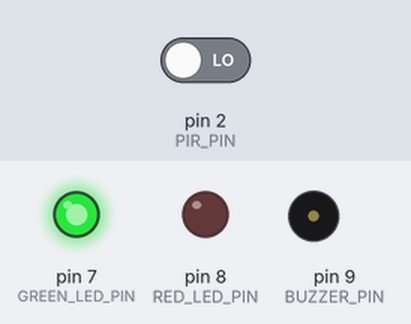
Recording of a sketch running on a simulated Arduino Uno, built with avr-gcc and run on an emulated ATmega328P. On the bench: output pins drawn as LEDs (lit = HIGH), buzzer (waves = sounding). Dashed ring = blinking. The inputs (shaded band) are chosen by the test bench; at power-on: pin 2 (PIR_PIN) LOW. What the sketch prints to the serial monitor is not drawn.

Above: at 6.3 s.
6.4 s: pin 2 (PIR_PIN) driven HIGH
At 6.48 s:
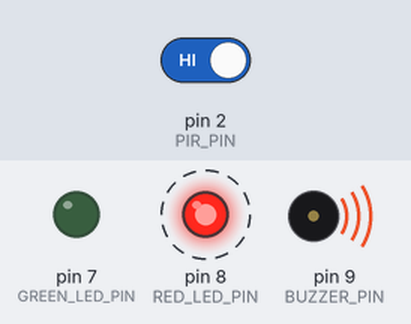
9.4 s: pin 2 (PIR_PIN) driven LOW
At 9.49 s:
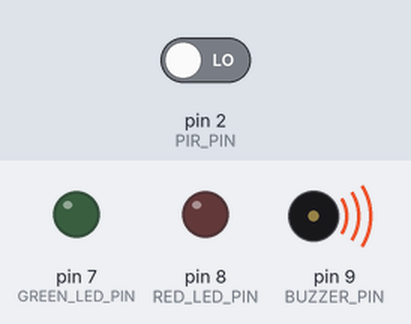
Timing chart, 0 to 12.4 s (numbered marks = the images above; inputs shaded):
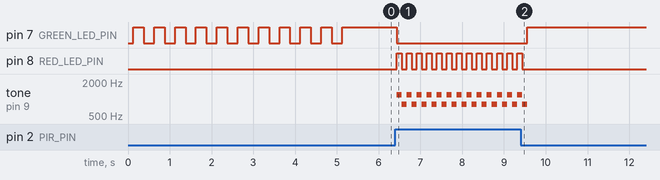

The sketch:

Sinif_9_PIR_Guvenlik_Alarmi.ino
```cpp
/* ==============================================================================
 * PROJE ADI: 9. Sınıf - PIR Hareket Sensörlü Güvenlik Alarm Sistemi
 * HEDEF SEVİYE: 9. Sınıf (14-15 Yaş / Lise Başlangıç - Güvenlik & Otomasyon Sistemleri)
 *
 * PROJENİN AMACI VE ÇALIŞMA MANTIĞI:
 * Bu projede öğrenciler, ev ve iş yeri güvenlik sistemlerinde kullanılan pasif kızılötesi
 * (PIR - Passive Infrared) teknolojisinin fiziğini ve dijital alarm mantığını öğrenirler.
 * Canlıların yaydığı vücut ısısı (kızılötesi ışınım) dalgalanmaları tespit edilerek
 * çok kanallı görsel ve işitsel bir güvenlik alarmı tetiklenir.
 *
 * ÇALIŞMA MANTIĞI:
 * 1. HC-SR501 PIR sensörü, Fresnel merceği sayesinde ortamdaki ani kızılötesi ısı
 *    değişimlerini odaklar ve hareket algıladığında OUT pinine 3.3V (HIGH) verir.
 * 2. Arduino'nun 2 numaralı pini bu dijital sinyali dinler.
 * 3. Bekleme Modu (Güvenli): Yeşil durum LED'i yanar, ortam koruma altındadır.
 * 4. Alarm Modu (Tehlike): Hareket algılandığında yeşil LED söner, kırmızı flaşör LED'i
 *    yanıp söner, buzzer çift tonlu polis sireni üretir ve seri porta güvenlik uyarısı loglanır.
 * 5. Hareket sonlandığında sistem otomatik olarak güvenli moda geri döner.
 *
 * GEREKLİ DEVRE ELEMANLARI LİSTESİ:
 * - 1 x Arduino Uno R3
 * - 1 x Breadboard
 * - 1 x HC-SR501 PIR Hareket Sensörü
 * - 1 x Pasif / Aktif Buzzer
 * - 1 x 5mm Kırmızı LED (Alarm Lambası)
 * - 1 x 5mm Yeşil LED (Durum Lambası)
 * - 2 x 220 Ohm Direnç
 * - 8 x Erkek-Erkek / Dişi-Erkek Jumper Kablo
 * - 1 x USB Tip-B Kablo
 *
 * DETAYLI PİN BAĞLANTI TABLOSU:
 * -----------------------------------------------------------------------------
 * Arduino Pini       | Bileşen Bacağı          | Açıklama / Not
 * -----------------------------------------------------------------------------
 * 5V (Güç)           | PIR VCC                 | Sensör güç girişi (4.5V - 12V arası)
 * GND (Toprak)       | PIR GND                 | Ortak toprak hattı
 * Pin 2 (Giriş)      | PIR OUT (Sinyal)        | Dijital hareket algılama pini
 * Pin 8 (Çıkış)      | 220Ω -> Kırmızı LED (+) | Alarm uyarısı çıkışı
 * Pin 7 (Çıkış)      | 220Ω -> Yeşil LED (+)   | Sistem aktif / güvenli durum çıkışı
 * Pin 9 (Çıkış)      | Buzzer Artı (+)         | Siren ses çıkışı
 * GND (Toprak)       | Tüm Katotlar & Buzzer(-)| Ortak toprak hattı
 * -----------------------------------------------------------------------------
 *
 * GEREKLİ KÜTÜPHANELER:
 * - Harici kütüphane gerektirmez.
 * ============================================================================== */

// Pin Tanımlamaları
const int PIR_PIN      = 2; // PIR sensör sinyal pini
const int RED_LED_PIN  = 8; // Kırmızı alarm LED'i
const int GREEN_LED_PIN= 7; // Yeşil sistem hazır LED'i
const int BUZZER_PIN   = 9; // Alarm sireni buzzer pini

void setup() {
  // Pin modları yapılandırılıyor
  pinMode(PIR_PIN, INPUT);
  pinMode(RED_LED_PIN, OUTPUT);
  pinMode(GREEN_LED_PIN, OUTPUT);
  pinMode(BUZZER_PIN, OUTPUT);

  // Seri iletişimi başlatıyoruz
  Serial.begin(9600);
  Serial.println("=========================================");
  Serial.println("Guvenlik Sistemi Baslatiliyor...");
  Serial.println("PIR Sensoru Kalibre Ediliyor (10 sn)... Lutfen Hareket Etmeyiniz.");
  Serial.println("=========================================");

  // PIR sensörünün ortam sıcaklığına uyum sağlaması için 10 saniyelik ısınma süresi
  for (int i = 10; i > 0; i--) {
    digitalWrite(GREEN_LED_PIN, HIGH);
    delay(250);
    digitalWrite(GREEN_LED_PIN, LOW);
    delay(250);
    Serial.print(".");
  }

  digitalWrite(GREEN_LED_PIN, HIGH); // Kalibrasyon tamamlandı, yeşil sabit yansın
  Serial.println("\n>> SISTEM DEVREDE! Guvenlik Alarmi Aktif. <<");
}

// Siren sesi üreten yardımcı fonksiyon
void playSiren() {
  tone(BUZZER_PIN, 1200); // Tiz ton
  digitalWrite(RED_LED_PIN, HIGH);
  delay(120);

  tone(BUZZER_PIN, 800);  // Bas ton
  digitalWrite(RED_LED_PIN, LOW);
  delay(120);
}

void loop() {
  // PIR hareket durumunu oku (HIGH = Hareket var, LOW = Hareket yok)
  int motionDetected = digitalRead(PIR_PIN);

  if (motionDetected == HIGH) {
    // TEHLİKE / İHLAL DURUMU
    digitalWrite(GREEN_LED_PIN, LOW); // Güvenli ışığını söndür
    Serial.println("[UYARI!] IZINSIZ HAREKET ALGILANDI! Guvenlik ihlali!");

    // Siren çal ve kırmızı LED'i flaşör yap
    playSiren();
  } else {
    // GÜVENLİ / HAREKET YOK DURUMU
    digitalWrite(GREEN_LED_PIN, HIGH); // Sistem güvenli, yeşil yanar
    digitalWrite(RED_LED_PIN, LOW);   // Kırmızı kapalı
    noTone(BUZZER_PIN);               // Ses kapalı
    delay(50);
  }
}
```

Measured:
- after the input at 6.4 s, pin 7 (GREEN_LED_PIN): HIGH → LOW at once; pin 8 (RED_LED_PIN): alternates HIGH for 0.12 s and LOW for 0.12 s, starting at once; tone on pin 9 (BUZZER_PIN): alternates 1200 Hz for 0.12 s and 800 Hz for 0.12 s, starting at once
- after the input at 9.4 s, pin 7 (GREEN_LED_PIN): LOW → HIGH after 0.15 s; pin 8 (RED_LED_PIN): goes on until 9.4 s, then stays LOW
